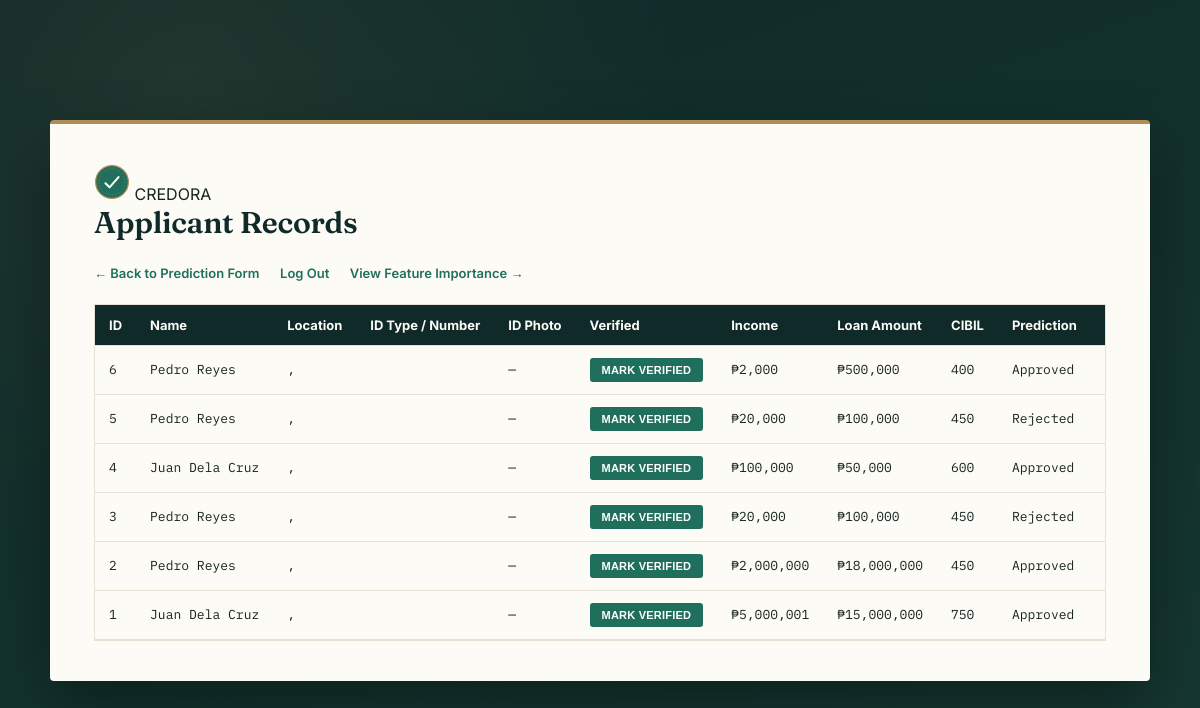
The page /records (signed in) on the database its author committed.
### tables this page shows
CREATE TABLE applications (
            id INTEGER PRIMARY KEY AUTOINCREMENT,
            applicant_name TEXT,
            no_of_dependents INTEGER,
            education TEXT,
            self_employed TEXT,
            income_annum INTEGER,
            loan_amount INTEGER,
            loan_term INTEGER,
            cibil_score INTEGER,
            residential_assets_value INTEGER,
            commercial_assets_value INTEGER,
            luxury_assets_value INTEGER,
            bank_asset_value INTEGER,
            prediction TEXT,
            probability REAL,
            risk_tier TEXT,
            created_at TEXT DEFAULT CURRENT_TIMESTAMP
        , flags TEXT DEFAULT '', region TEXT DEFAULT '', province TEXT DEFAULT '', city TEXT DEFAULT '', id_type TEXT DEFAULT '', id_number TEXT DEFAULT '', id_photo TEXT DEFAULT '', verified INTEGER DEFAULT 0);

### app.py (the view)
@app.route("/records", methods=["GET"])
@login_required
def records():
    applications = get_all_applications()
    return render_template("records.html", applications=applications)

### app.py (called while the page is built)
def login_required(f):
    @wraps(f)
    def decorated_function(*args, **kwargs):
        if not session.get("logged_in"):
            return redirect(url_for("login"))
        return f(*args, **kwargs)
    return decorated_function

### database.py (called while the page is built)
def get_all_applications():
    conn = sqlite3.connect(DB_NAME)
    conn.row_factory = sqlite3.Row
    cursor = conn.cursor()
    cursor.execute("SELECT * FROM applications ORDER BY id DESC")
    rows = cursor.fetchall()
    conn.close()
    return rows

### templates/records.html (shortened to what this page needs)
<!DOCTYPE html>
<html lang="en">
<head>
    <link rel="stylesheet" href="/static/style.css">
</head>
<body>
    <div class="container wide">
        <div class="card">
            <div class="brand-row">
                <img src="/static/logo.svg" alt="Logo" width="36" height="36">
                <span class="brand-name">CREDORA</span>
            </div>
            <h1>Applicant Records</h1>
            <a class="records-link" href="/">← Back to Prediction Form</a>
            <a class="records-link" href="/logout">Log Out</a>
            <a class="records-link" href="/insights">View Feature Importance →</a>
            <div class="table-wrapper">
                <table>
                    <thead>
                        <tr>
                            <th>ID</th>
                            <th>Name</th>
                            <th>Location</th>
                            <th>ID Type / Number</th>
                            <th>ID Photo</th>
                            <th>Verified</th>
                            <th>Income</th>
                            <th>Loan Amount</th>
                            <th>CIBIL</th>
                            <th>Prediction</th>
                            <th>Risk Tier</th>
                        </tr>
                    </thead>
                    <tbody>
                        {% for app in applications %}
                        <tr>
                            <td>{{ app["id"] }}</td>
                            <td>{{ app["applicant_name"] }}</td>
                            <td>{{ app["city"] }}, {{ app["province"] }}</td>
                            <td>{{ app["id_type"] }}<br>{{ app["id_number"] }}</td>
                            <td>
                                {% if app["id_photo"] %}
                                    <a href="/static/{{ app['id_photo'] }}" target="_blank">View ID</a>
                                {% else %}
                                    —
                                {% endif %}
                            </td>
                            <td>
                                {% if app["verified"] %}
                                    <span class="tag approved">✓ Verified</span>
                                {% else %}
                                    <form action="/verify/{{ app['id'] }}" method="POST" style="margin:0;">
                                        <button type="submit" style="width:auto; padding:6px 12px; font-size:11px; margin:0;">Mark Verified</button>
                                    </form>
                                {% endif %}
                            </td>
                            <td>₱{{ "{:,.0f}".format(app["income_annum"]) }}</td>
                            <td>₱{{ "{:,.0f}".format(app["loan_amount"]) }}</td>
                            <td>{{ app["cibil_score"] }}</td>
                            <td>
                                {% if app["prediction"] == "Approved" %}
                                    <span class="tag approved">Approved</span>
                                {% else %}
                                    <span class="tag rejected">Rejected</span>
                                {% endif %}
                            </td>
                            <td>{{ app["risk_tier"] }}</td>
                        </tr>
                        {% else %}
                        <tr><td colspan="13">No applications yet.</td></tr>
                        {% endfor %}
                    </tbody>
                </table>
            </div>
        </div>
    </div>
</body>
</html>

### static/style.css (style rules this page uses)
* { margin: 0; padding: 0; box-sizing: border-box; }
:root { --ink: #0F2A28; --ink-2: #163832; --emerald: #1F6F5C; --emerald-dark: #164F42; --gold: #B08D57; --paper: #FDFBF6; --paper-line: #E7E1D3; --text-dark: #16241F; --text-muted: #6B7A75; --brick: #A5401F; --brick-bg: #FBEAE2; --emerald-bg: #E4F0EB; }
body { font-family: 'Inter', Arial, sans-serif; background: radial-gradient(circle at 15% 10%, rgba(176,141,87,0.10), transparent 40%), linear-gradient(160deg, var(--ink), var(--ink-2)); min-height: 100vh; display: flex; align-items: center; justify-content: center; padding: 40px 15px; color: var(--text-dark); }
.container { width: 100%; max-width: 640px; }
.container.wide { max-width: 1100px; }
.card { background: var(--paper); border-radius: 4px; padding: 40px 44px; box-shadow: 0 25px 60px rgba(0,0,0,0.35); border-top: 4px solid var(--gold); position: relative; }
h1 { font-family: 'Fraunces', serif; font-weight: 600; color: var(--ink); font-size: 30px; letter-spacing: -0.01em; margin-bottom: 6px; }
button { width: 100%; background: var(--emerald); color: white; border: none; padding: 14px; border-radius: 3px; font-size: 14px; font-weight: 600; letter-spacing: 0.02em; text-transform: uppercase; cursor: pointer; margin-top: 12px; transition: background 0.2s; }
.records-link { display: inline-block; margin-top: 18px; margin-right: 16px; color: var(--emerald); text-decoration: none; font-size: 13px; font-weight: 600; }
.table-wrapper { overflow-x: auto; margin-top: 22px; border: 1px solid var(--paper-line); }
table { width: 100%; border-collapse: collapse; font-size: 13px; }
th, td { padding: 12px 14px; text-align: left; border-bottom: 1px solid var(--paper-line); white-space: nowrap; }
td { font-family: 'IBM Plex Mono', monospace; }
th { background: var(--ink); color: var(--paper) }

### rows shown on the page
applications: id "6", applicant_name "Pedro Reyes", income_annum "2,000", loan_amount "500,000", cibil_score "400", prediction "Approved"
applications: id "5", applicant_name "Pedro Reyes", income_annum "20,000", loan_amount "100,000", cibil_score "450", prediction "Rejected"
applications: id "4", applicant_name "Juan Dela Cruz", income_annum "100,000", loan_amount "50,000", cibil_score "600", prediction "Approved"
applications: id "3", applicant_name "Pedro Reyes", income_annum "20,000", loan_amount "100,000", cibil_score "450", prediction "Rejected"
applications: id "2", applicant_name "Pedro Reyes", income_annum "2,000,000", loan_amount "18,000,000", cibil_score "450", prediction "Approved"
applications: id "1", applicant_name "Juan Dela Cruz", income_annum "5,000,001", loan_amount "15,000,000", cibil_score "750", prediction "Approved"
